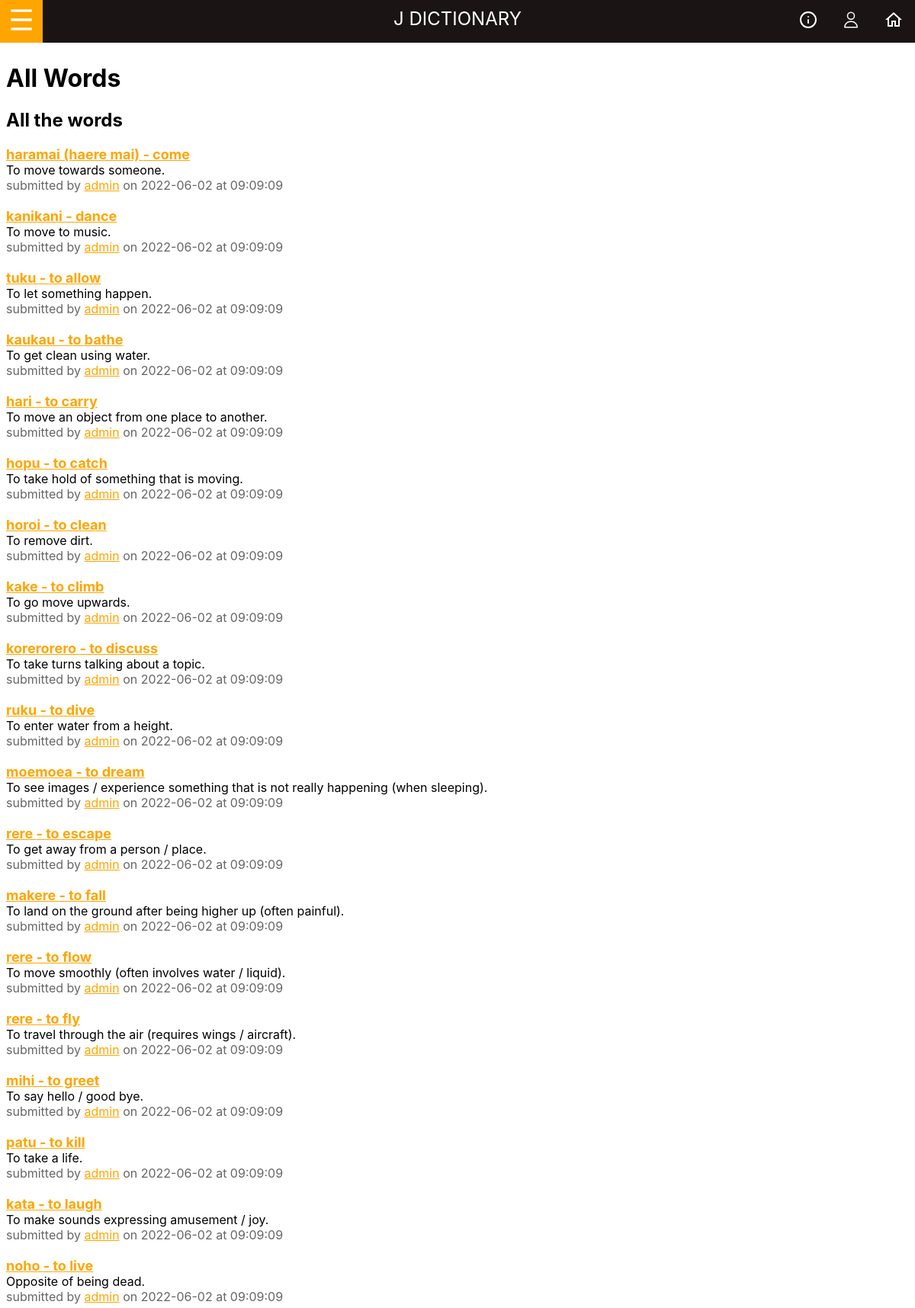
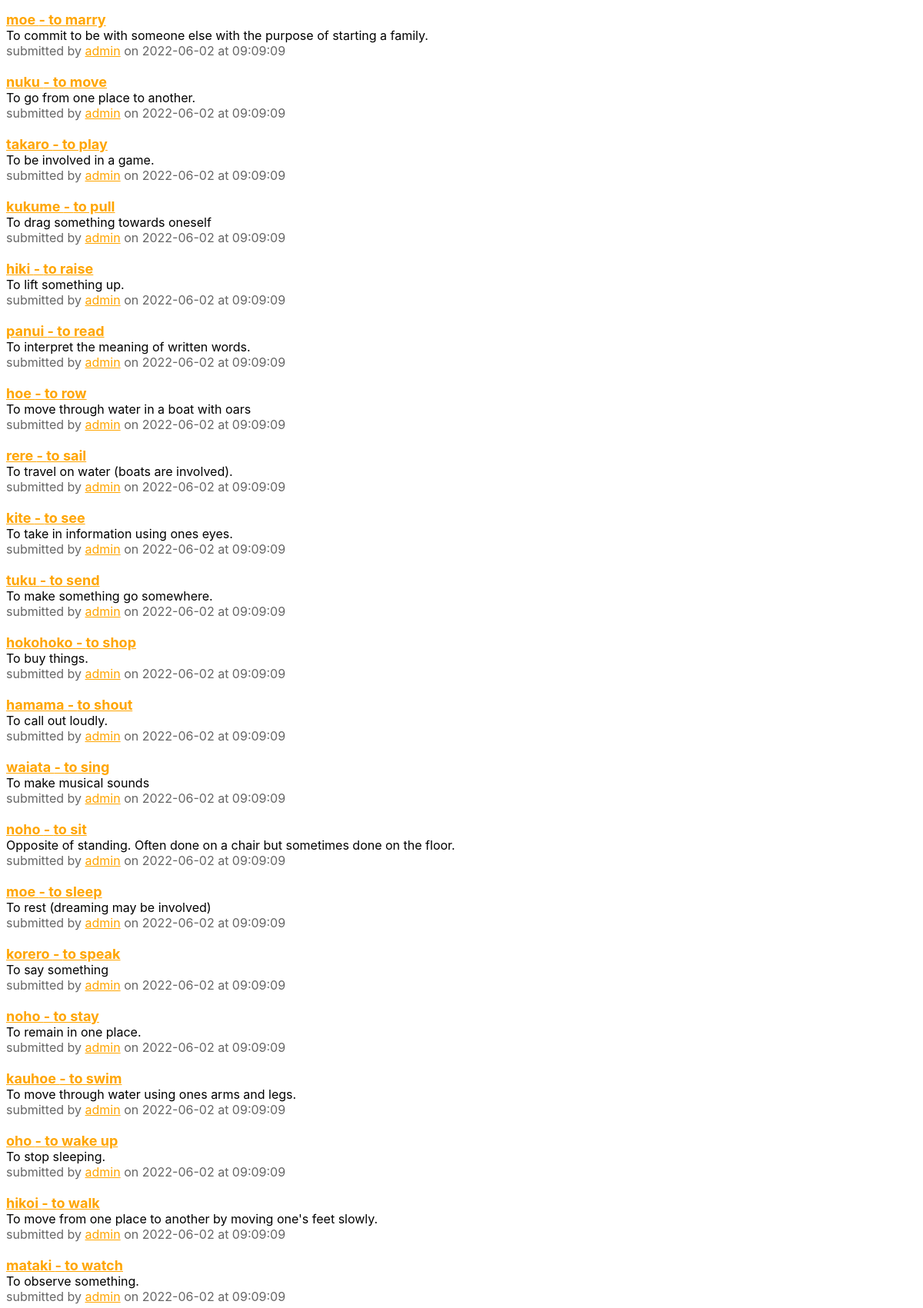
/category/all (upper part), run on the app's committed database (2 pictures, top to bottom).
### tables this page shows
CREATE TABLE "word"
(
	id integer
		constraint word_pk
			primary key autoincrement,
	english varchar(60),
	maori varchar(80),
	description varchar(400),
	timestamp timestamp,
	in_category varchar(60),
	added_by varchar(30),
	image varchar(120),
	wordlevel varchar(2)
);

### app.py (the view)
@app.route('/category/all')
def render_all_words_page():
    return render_template('allwords.html', categories=fetch_categories(), logged_in=is_logged_in(),
                           all_words=fetch_all_words(), admin=is_admin())

### app.py (called while the page is built)
def timestamp_and_data(active_list, target_list):
    for i in active_list:
        x = int(i[5])
        x /= 1000
        timestamp = datetime.fromtimestamp(x, timezone)
        timestamp_str = str(timestamp)  # need it to be a string!
        timestamp_fh = timestamp_str[
                       0:len(timestamp_str) - 15]  # cuts off the hr, min, sec so i can add 'at' between date and time
        timestamp_lh = timestamp_str[11:len(timestamp_str) - 6]  # cuts off '+12'
        timestamp = timestamp_fh + ' at ' + timestamp_lh
        target_list.append(
            [i[0], i[1], i[2], i[3], i[4], timestamp, i[6], i[7], i[8]])

def fetch_all_words():
    con = create_connection(DB_NAME)
    query = 'SELECT id, english, maori, description, added_by, timestamp, in_category, image, wordlevel FROM word'
    cur = con.cursor()
    cur.execute(query, )
    word_query = cur.fetchall()
    con.close()
    fetched_words = []
    timestamp_and_data(word_query, fetched_words)
    con.close()
    return fetched_words

def fetch_categories():
    con = create_connection(DB_NAME)
    query = 'SELECT * FROM category'
    cur = con.cursor()
    cur.execute(query)
    fetched_categories = cur.fetchall()
    con.close()
    return fetched_categories

def create_connection(db_file):
    try:
        connection = sqlite3.connect(db_file)
        return connection
    except Error as e:
        print(e)
    return None

def is_logged_in():
    if session.get('email') is None:
        print('Not logged in')
        return False
    else:
        print('Logged in')
        return True

def is_admin():
    if is_logged_in() and session.get('admin') == 1:
        return True
    else:
        return False

### templates/allwords.html (shortened to what this page needs)
{% extends 'base.html' %}
{% block main %}
<h1>All Words</h1>
<h2>All the words</h2>
{% for word in all_words %}
<div class="word-title"><a href="/word/{{ word[0] }}">{{ word[2] }} - {{ word[1] }}</a></div>
<div class="word-description">{{ word[3] }}</div>
<div class="word-author"> submitted by <a href="/user/{{ word[4] }}">{{ word[4] }}</a> on {{ word[5] }}</div>
<br>
{% endfor %}
{% endblock %}

### static/styles.css (style rules this page uses)
:root { --dark: #1a1414; --accent: orange; --white: white; }
* { font-family: -apple-system, BlinkMacSystemFont, 'Segoe UI', Roboto, Oxygen, Ubuntu, Cantarell, 'Open Sans', 'Helvetica Neue', sans-serif; box-sizing: border-box; }
a:link { color: var(--accent); }
.word-title { font-size: 18px; font-weight: bold; }
.word-author { color: #666; }

### data on the page
word: maori "haramai (haere mai)", english "come", description "To move towards someone.", added_by "admin", word "2022-06-02 at 09:09:09"
word: maori "kanikani", english "dance", description "To move to music.", added_by "admin", word "2022-06-02 at 09:09:09"
word: maori "tuku", english "to allow", description "To let something happen.", added_by "admin", word "2022-06-02 at 09:09:09"
word: maori "kaukau", english "to bathe", description "To get clean using water.", added_by "admin", word "2022-06-02 at 09:09:09"
word: maori "hari", english "to carry", description "To move an object from one place to another.", added_by "admin", word "2022-06-02 at 09:09:09"
word: maori "hopu", english "to catch", description "To take hold of something that is moving.", added_by "admin", word "2022-06-02 at 09:09:09"
word: maori "horoi", english "to clean", description "To remove dirt.", added_by "admin", word "2022-06-02 at 09:09:09"
word: maori "kake", english "to climb", description "To go move upwards.", added_by "admin", word "2022-06-02 at 09:09:09"
word: maori "korerorero", english "to discuss", description "To take turns talking about a topic.", added_by "admin", word "2022-06-02 at 09:09:09"
word: maori "ruku", english "to dive", description "To enter water from a height.", added_by "admin", word "2022-06-02 at 09:09:09"
word: maori "moemoea", english "to dream", description "To see images / experience something that is not really happening (when sleeping).", added_by "admin", word "2022-06-02 at 09:09:09"
word: maori "rere", english "to escape", description "To get away from a person / place.", added_by "admin", word "2022-06-02 at 09:09:09"
word: maori "makere", english "to fall", description "To land on the ground after being higher up (often painful).", added_by "admin", word "2022-06-02 at 09:09:09"
word: maori "rere", english "to flow", description "To move smoothly (often involves water / liquid).", added_by "admin", word "2022-06-02 at 09:09:09"
word: maori "rere", english "to fly", description "To travel through the air (requires wings / aircraft).", added_by "admin", word "2022-06-02 at 09:09:09"
word: maori "mihi", english "to greet", description "To say hello / good bye.", added_by "admin", word "2022-06-02 at 09:09:09"
word: maori "patu", english "to kill", description "To take a life.", added_by "admin", word "2022-06-02 at 09:09:09"
word: maori "kata", english "to laugh", description "To make sounds expressing amusement / joy.", added_by "admin", word "2022-06-02 at 09:09:09"
word: maori "noho", english "to live", description "Opposite of being dead.", added_by "admin", word "2022-06-02 at 09:09:09"
word: maori "moe", english "to marry", description "To commit to be with someone else with the purpose of starting a family.", added_by "admin", word "2022-06-02 at 09:09:09"
word: maori "nuku", english "to move", description "To go from one place to another.", added_by "admin", word "2022-06-02 at 09:09:09"
word: maori "takaro", english "to play", description "To be involved in a game.", added_by "admin", word "2022-06-02 at 09:09:09"
word: maori "kukume", english "to pull", description "To drag something towards oneself", added_by "admin", word "2022-06-02 at 09:09:09"
word: maori "hiki", english "to raise", description "To lift something up.", added_by "admin", word "2022-06-02 at 09:09:09"
word: maori "panui", english "to read", description "To interpret the meaning of written words.", added_by "admin", word "2022-06-02 at 09:09:09"
word: maori "hoe", english "to row", description "To move through water in a boat with oars", added_by "admin", word "2022-06-02 at 09:09:09"
word: maori "rere", english "to sail", description "To travel on water (boats are involved).", added_by "admin", word "2022-06-02 at 09:09:09"
word: maori "kite", english "to see", description "To take in information using ones eyes.", added_by "admin", word "2022-06-02 at 09:09:09"
word: maori "tuku", english "to send", description "To make something go somewhere.", added_by "admin", word "2022-06-02 at 09:09:09"
word: maori "hokohoko", english "to shop", description "To buy things.", added_by "admin", word "2022-06-02 at 09:09:09"
word: maori "hamama", english "to shout", description "To call out loudly.", added_by "admin", word "2022-06-02 at 09:09:09"
word: maori "waiata", english "to sing", description "To make musical sounds", added_by "admin", word "2022-06-02 at 09:09:09"
word: maori "noho", english "to sit", description "Opposite of standing. Often done on a chair but sometimes done on the floor.", added_by "admin", word "2022-06-02 at 09:09:09"
word: maori "moe", english "to sleep", description "To rest (dreaming may be involved)", added_by "admin", word "2022-06-02 at 09:09:09"
word: maori "korero", english "to speak", description "To say something", added_by "admin", word "2022-06-02 at 09:09:09"
word: maori "noho", english "to stay", description "To remain in one place.", added_by "admin", word "2022-06-02 at 09:09:09"
word: maori "kauhoe", english "to swim", description "To move through water using ones arms and legs.", added_by "admin", word "2022-06-02 at 09:09:09"
word: maori "oho", english "to wake up", description "To stop sleeping.", added_by "admin", word "2022-06-02 at 09:09:09"
word: maori "hikoi", english "to walk", description "To move from one place to another by moving one's feet slowly.", added_by "admin", word "2022-06-02 at 09:09:09"
word: maori "mataki", english "to watch", description "To observe something.", added_by "admin", word "2022-06-02 at 09:09:09"
